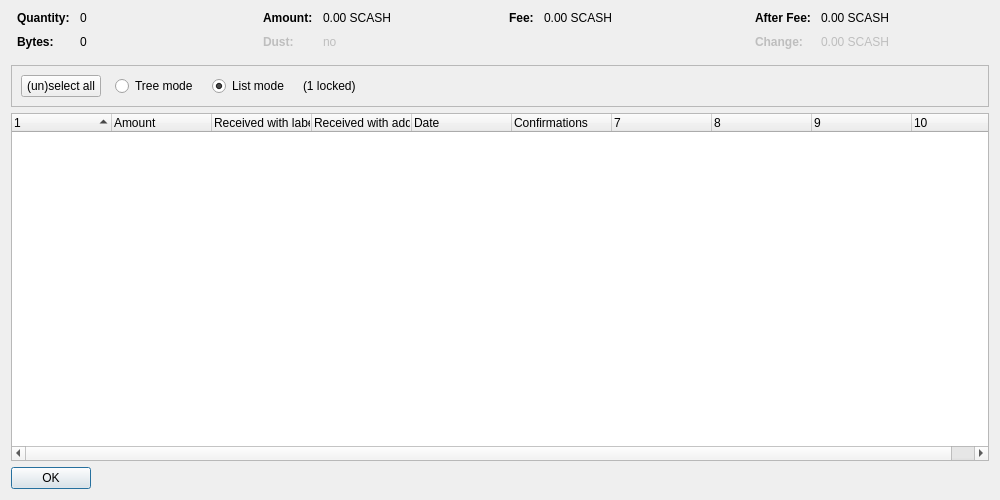
<?xml version="1.0" encoding="UTF-8"?>
<ui version="4.0">
 <class>CoinControlDialog</class>
 <widget class="QDialog" name="CoinControlDialog">
  <property name="geometry">
   <rect>
    <x>0</x>
    <y>0</y>
    <width>1000</width>
    <height>500</height>
   </rect>
  </property>
  <property name="windowTitle">
   <string>Coin Selection</string>
  </property>
  <layout class="QVBoxLayout" name="verticalLayout">
   <item>
    <layout class="QHBoxLayout" name="horizontalLayoutTop" stretch="0,0,0,0">
     <property name="topMargin">
      <number>0</number>
     </property>
     <property name="bottomMargin">
      <number>10</number>
     </property>
     <item>
      <layout class="QFormLayout" name="formLayoutCoinControl1">
       <property name="horizontalSpacing">
        <number>10</number>
       </property>
       <property name="verticalSpacing">
        <number>10</number>
       </property>
       <property name="leftMargin">
        <number>6</number>
       </property>
       <property name="rightMargin">
        <number>6</number>
       </property>
       <item row="0" column="0">
        <widget class="QLabel" name="labelCoinControlQuantityText">
         <property name="font">
          <font>
           <weight>75</weight>
           <bold>true</bold>
          </font>
         </property>
         <property name="text">
          <string>Quantity:</string>
         </property>
        </widget>
       </item>
       <item row="0" column="1">
        <widget class="QLabel" name="labelCoinControlQuantity">
         <property name="cursor">
          <cursorShape>IBeamCursor</cursorShape>
         </property>
         <property name="contextMenuPolicy">
          <enum>Qt::ActionsContextMenu</enum>
         </property>
         <property name="text">
          <string notr="true">0</string>
         </property>
         <property name="textInteractionFlags">
          <set>Qt::LinksAccessibleByMouse|Qt::TextSelectableByKeyboard|Qt::TextSelectableByMouse</set>
         </property>
        </widget>
       </item>
       <item row="1" column="0">
        <widget class="QLabel" name="labelCoinControlBytesText">
         <property name="font">
          <font>
           <weight>75</weight>
           <bold>true</bold>
          </font>
         </property>
         <property name="text">
          <string>Bytes:</string>
         </property>
        </widget>
       </item>
       <item row="1" column="1">
        <widget class="QLabel" name="labelCoinControlBytes">
         <property name="cursor">
          <cursorShape>IBeamCursor</cursorShape>
         </property>
         <property name="contextMenuPolicy">
          <enum>Qt::ActionsContextMenu</enum>
         </property>
         <property name="text">
          <string notr="true">0</string>
         </property>
         <property name="textInteractionFlags">
          <set>Qt::LinksAccessibleByMouse|Qt::TextSelectableByKeyboard|Qt::TextSelectableByMouse</set>
         </property>
        </widget>
       </item>
      </layout>
     </item>
     <item>
      <layout class="QFormLayout" name="formLayoutCoinControl2">
       <property name="horizontalSpacing">
        <number>10</number>
       </property>
       <property name="verticalSpacing">
        <number>10</number>
       </property>
       <property name="leftMargin">
        <number>6</number>
       </property>
       <property name="rightMargin">
        <number>6</number>
       </property>
       <item row="0" column="0">
        <widget class="QLabel" name="labelCoinControlAmountText">
         <property name="font">
          <font>
           <weight>75</weight>
           <bold>true</bold>
          </font>
         </property>
         <property name="text">
          <string>Amount:</string>
         </property>
        </widget>
       </item>
       <item row="0" column="1">
        <widget class="QLabel" name="labelCoinControlAmount">
         <property name="cursor">
          <cursorShape>IBeamCursor</cursorShape>
         </property>
         <property name="contextMenuPolicy">
          <enum>Qt::ActionsContextMenu</enum>
         </property>
         <property name="text">
          <string notr="true">0.00 SCASH</string>
         </property>
         <property name="textInteractionFlags">
          <set>Qt::LinksAccessibleByMouse|Qt::TextSelectableByKeyboard|Qt::TextSelectableByMouse</set>
         </property>
        </widget>
       </item>
       <item row="1" column="0">
        <widget class="QLabel" name="labelCoinControlLowOutputText">
         <property name="enabled">
          <bool>false</bool>
         </property>
         <property name="font">
          <font>
           <weight>75</weight>
           <bold>true</bold>
          </font>
         </property>
         <property name="text">
          <string>Dust:</string>
         </property>
        </widget>
       </item>
       <item row="1" column="1">
        <widget class="QLabel" name="labelCoinControlLowOutput">
         <property name="enabled">
          <bool>false</bool>
         </property>
         <property name="cursor">
          <cursorShape>IBeamCursor</cursorShape>
         </property>
         <property name="contextMenuPolicy">
          <enum>Qt::ActionsContextMenu</enum>
         </property>
         <property name="text">
          <string notr="true">no</string>
         </property>
         <property name="textInteractionFlags">
          <set>Qt::LinksAccessibleByMouse|Qt::TextSelectableByKeyboard|Qt::TextSelectableByMouse</set>
         </property>
        </widget>
       </item>
      </layout>
     </item>
     <item>
      <layout class="QFormLayout" name="formLayoutCoinControl3">
       <property name="horizontalSpacing">
        <number>10</number>
       </property>
       <property name="verticalSpacing">
        <number>10</number>
       </property>
       <property name="leftMargin">
        <number>6</number>
       </property>
       <property name="rightMargin">
        <number>6</number>
       </property>
       <item row="0" column="0">
        <widget class="QLabel" name="labelCoinControlFeeText">
         <property name="font">
          <font>
           <weight>75</weight>
           <bold>true</bold>
          </font>
         </property>
         <property name="text">
          <string>Fee:</string>
         </property>
        </widget>
       </item>
       <item row="0" column="1">
        <widget class="QLabel" name="labelCoinControlFee">
         <property name="cursor">
          <cursorShape>IBeamCursor</cursorShape>
         </property>
         <property name="contextMenuPolicy">
          <enum>Qt::ActionsContextMenu</enum>
         </property>
         <property name="text">
          <string notr="true">0.00 SCASH</string>
         </property>
         <property name="textInteractionFlags">
          <set>Qt::LinksAccessibleByMouse|Qt::TextSelectableByKeyboard|Qt::TextSelectableByMouse</set>
         </property>
        </widget>
       </item>
      </layout>
     </item>
     <item>
      <layout class="QFormLayout" name="formLayoutCoinControl4">
       <property name="horizontalSpacing">
        <number>10</number>
       </property>
       <property name="verticalSpacing">
        <number>10</number>
       </property>
       <property name="leftMargin">
        <number>6</number>
       </property>
       <property name="rightMargin">
        <number>6</number>
       </property>
       <item row="0" column="0">
        <widget class="QLabel" name="labelCoinControlAfterFeeText">
         <property name="font">
          <font>
           <weight>75</weight>
           <bold>true</bold>
          </font>
         </property>
         <property name="text">
          <string>After Fee:</string>
         </property>
        </widget>
       </item>
       <item row="0" column="1">
        <widget class="QLabel" name="labelCoinControlAfterFee">
         <property name="cursor">
          <cursorShape>IBeamCursor</cursorShape>
         </property>
         <property name="contextMenuPolicy">
          <enum>Qt::ActionsContextMenu</enum>
         </property>
         <property name="text">
          <string notr="true">0.00 SCASH</string>
         </property>
         <property name="textInteractionFlags">
          <set>Qt::LinksAccessibleByMouse|Qt::TextSelectableByKeyboard|Qt::TextSelectableByMouse</set>
         </property>
        </widget>
       </item>
       <item row="1" column="0">
        <widget class="QLabel" name="labelCoinControlChangeText">
         <property name="enabled">
          <bool>false</bool>
         </property>
         <property name="font">
          <font>
           <weight>75</weight>
           <bold>true</bold>
          </font>
         </property>
         <property name="text">
          <string>Change:</string>
         </property>
        </widget>
       </item>
       <item row="1" column="1">
        <widget class="QLabel" name="labelCoinControlChange">
         <property name="enabled">
          <bool>false</bool>
         </property>
         <property name="cursor">
          <cursorShape>IBeamCursor</cursorShape>
         </property>
         <property name="contextMenuPolicy">
          <enum>Qt::ActionsContextMenu</enum>
         </property>
         <property name="text">
          <string notr="true">0.00 SCASH</string>
         </property>
         <property name="textInteractionFlags">
          <set>Qt::LinksAccessibleByMouse|Qt::TextSelectableByKeyboard|Qt::TextSelectableByMouse</set>
         </property>
        </widget>
       </item>
      </layout>
     </item>
    </layout>
   </item>
   <item>
    <widget class="QFrame" name="frame">
     <property name="minimumSize">
      <size>
       <width>0</width>
       <height>40</height>
      </size>
     </property>
     <property name="frameShape">
      <enum>QFrame::StyledPanel</enum>
     </property>
     <property name="frameShadow">
      <enum>QFrame::Sunken</enum>
     </property>
     <layout class="QHBoxLayout" name="horizontalLayout">
      <item>
       <layout class="QHBoxLayout" name="horizontalLayoutPanel" stretch="0,0,0,0,0">
        <property name="spacing">
         <number>14</number>
        </property>
        <item>
         <widget class="QPushButton" name="pushButtonSelectAll">
          <property name="sizePolicy">
           <sizepolicy hsizetype="Maximum" vsizetype="Fixed">
            <horstretch>0</horstretch>
            <verstretch>0</verstretch>
           </sizepolicy>
          </property>
          <property name="text">
           <string>(un)select all</string>
          </property>
          <property name="autoDefault">
           <bool>false</bool>
          </property>
         </widget>
        </item>
        <item>
         <widget class="QRadioButton" name="radioTreeMode">
          <property name="sizePolicy">
           <sizepolicy hsizetype="Maximum" vsizetype="Fixed">
            <horstretch>0</horstretch>
            <verstretch>0</verstretch>
           </sizepolicy>
          </property>
          <property name="text">
           <string>Tree mode</string>
          </property>
         </widget>
        </item>
        <item>
         <widget class="QRadioButton" name="radioListMode">
          <property name="sizePolicy">
           <sizepolicy hsizetype="Maximum" vsizetype="Fixed">
            <horstretch>0</horstretch>
            <verstretch>0</verstretch>
           </sizepolicy>
          </property>
          <property name="text">
           <string>List mode</string>
          </property>
          <property name="checked">
           <bool>true</bool>
          </property>
         </widget>
        </item>
        <item>
         <widget class="QLabel" name="labelLocked">
          <property name="text">
           <string notr="true">(1 locked)</string>
          </property>
         </widget>
        </item>
        <item>
         <spacer name="horizontalSpacer">
          <property name="orientation">
           <enum>Qt::Horizontal</enum>
          </property>
          <property name="sizeHint" stdset="0">
           <size>
            <width>40</width>
            <height>20</height>
           </size>
          </property>
         </spacer>
        </item>
       </layout>
      </item>
     </layout>
    </widget>
   </item>
   <item>
    <widget class="CoinControlTreeWidget" name="treeWidget">
     <property name="contextMenuPolicy">
      <enum>Qt::CustomContextMenu</enum>
     </property>
     <property name="sortingEnabled">
      <bool>false</bool>
     </property>
     <property name="columnCount">
      <number>10</number>
     </property>
     <attribute name="headerShowSortIndicator" stdset="0">
      <bool>true</bool>
     </attribute>
     <attribute name="headerStretchLastSection">
      <bool>false</bool>
     </attribute>
     <column>
      <property name="text">
       <string/>
      </property>
     </column>
     <column>
      <property name="text">
       <string>Amount</string>
      </property>
     </column>
     <column>
      <property name="text">
       <string>Received with label</string>
      </property>
     </column>
     <column>
      <property name="text">
       <string>Received with address</string>
      </property>
     </column>
     <column>
      <property name="text">
       <string>Date</string>
      </property>
     </column>
     <column>
      <property name="text">
       <string>Confirmations</string>
      </property>
      <property name="toolTip">
       <string>Confirmed</string>
      </property>
     </column>
     <column>
      <property name="text">
       <string/>
      </property>
     </column>
     <column>
      <property name="text">
       <string/>
      </property>
     </column>
     <column>
      <property name="text">
       <string/>
      </property>
     </column>
     <column>
      <property name="text">
       <string/>
      </property>
     </column>
    </widget>
   </item>
   <item>
    <widget class="QDialogButtonBox" name="buttonBox">
     <property name="sizePolicy">
      <sizepolicy hsizetype="Maximum" vsizetype="Fixed">
       <horstretch>0</horstretch>
       <verstretch>0</verstretch>
      </sizepolicy>
     </property>
     <property name="orientation">
      <enum>Qt::Horizontal</enum>
     </property>
     <property name="standardButtons">
      <set>QDialogButtonBox::Ok</set>
     </property>
    </widget>
   </item>
  </layout>
 </widget>
 <customwidgets>
  <customwidget>
   <class>CoinControlTreeWidget</class>
   <extends>QTreeWidget</extends>
   <header>qt/coincontroltreewidget.h</header>
  </customwidget>
 </customwidgets>
 <resources/>
 <connections/>
</ui>
